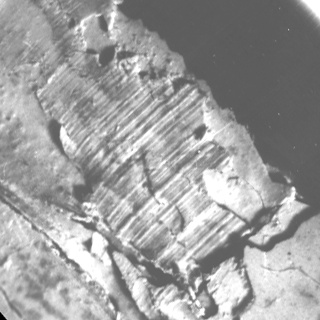
//> input picture CppImageProcessing/images/gst_input.jpg, 320 x 320 px
$ ./anisotropic   (built with g++ and OpenCV 4)
//> lines starting //> are read from the running program, lines starting //| are printed output that depends on the picture; after the words box and inside, x2 and y2 are one past the last pixel; in counts of white or black regions, pixels touching at a corner belong together
/**
 * @brief Goal
 * 1. what the gradient structure tensor is;
 * 2. how to estimate orientation and coherency of an anisotropic image
 *    by a gradient structure tensor
 * 3. how to segment an anisotropic image with a single local orientation
 *    by a gradient structure tensor
 *
 * @author Wei Li (weili_yzzcq@163.com)
 * @date 2023-05-06
 * @version Samples of OpenCV 4.7
 *
 */

#include <opencv2/imgproc.hpp>
#include <opencv2/highgui.hpp>
#include <opencv2/core/utils/logger.hpp>

#include <iostream>
#include <string>

void calcGST(const cv::Mat &inputImg, cv::Mat &imgCoherencyOut,
             cv::Mat &imgOrientationOut, int w);

int main(int argc, char const *argv[])
{
    cv::utils::logging::setLogLevel(
        cv::utils::logging::LogLevel::LOG_LEVEL_ERROR);
    /* -------------------------------------------------- */
    const int W = 52;    // window size is WxW
    double C_Thr = 0.43; // threshold for coherency
    int LowThr = 35;     // threshold1 for orientation, it ranges from 0 to 180
    int HighThr = 57;    // threshold2 for orientation, it ranges from 0 to 180

    cv::Mat imgIn = cv::imread(cv::samples::findFile("gst_input.jpg"),
                               cv::IMREAD_GRAYSCALE);
//> imgIn is the input picture: 320 rows x 320 cols, CV_8UC1; min 0, max 255, mean 158.5
    if (imgIn.empty()) // check whether the image is loaded or not
    {
        std::cout << "ERROR : Image cannot be loaded..!!" << std::endl;
        return -1;
    }

    //! [main_extra]
    //! [main]
    cv::Mat imgCoherency, imgOrientation;
    calcGST(imgIn, imgCoherency, imgOrientation, W);
//> in calcGST, `cv::boxFilter(imgDiffXY, J12, CV_32F, cv::Size(w, w));`:
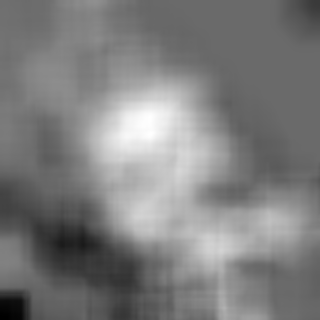
//> J12: 320 rows x 320 cols, CV_32FC1; min -7128.4, max 9979.1, mean 1325; drawn with min black and max white
//> in calcGST, `lambda1 = tmp1 + tmp4;`:
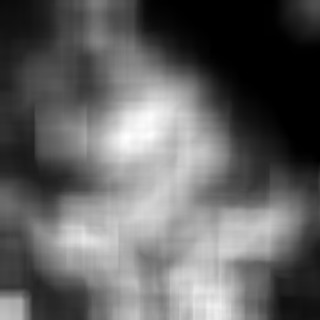
//> lambda1: 320 rows x 320 cols, CV_32FC1; min 13.69, max 44820.2, mean 17250.5; drawn with min black and max white
//> in calcGST, `lambda2 = tmp1 - tmp4;`:
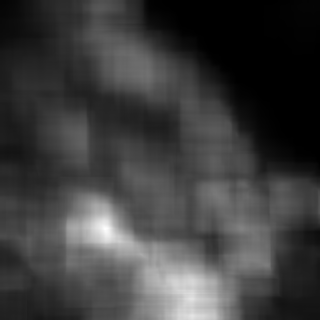
//> lambda2: 320 rows x 320 cols, CV_32FC1; min 12.5, max 31529.3, mean 7672.3; drawn with min black and max white
//> in calcGST, `cv::divide(lambda1 - lambda2, lambda1 + lambda2, imgCoherencyOut);`:
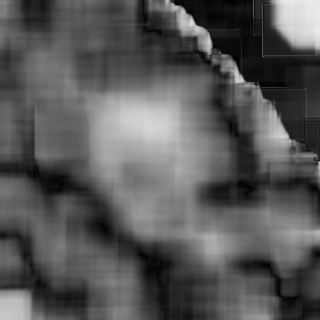
//> imgCoherencyOut: 320 rows x 320 cols, CV_32FC1; min 0.00132, max 0.923, mean 0.346
//> in calcGST, `imgOrientationOut = 0.5 * imgOrientationOut;`:
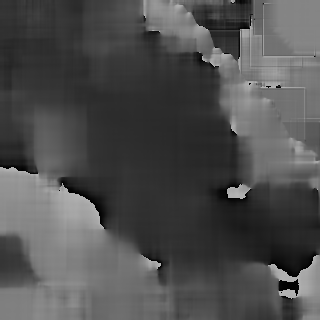
//> imgOrientationOut: 320 rows x 320 cols, CV_32FC1; min 0.00112, max 180, mean 79.3

    //! [thresholding]
    cv::Mat imgCoherencyBin;
    imgCoherencyBin = imgCoherency > C_Thr;
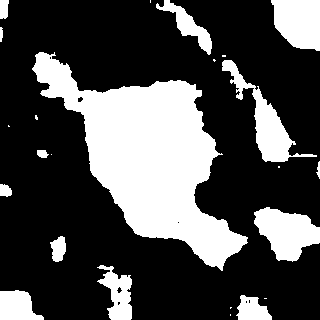
//> imgCoherencyBin: 320 rows x 320 cols, CV_8UC1; 29.5% white; 24 white regions (10 under 20 px), largest, box (x1, y1, x2, y2) and area: (32, 52, 248, 271) 19376, (254, 207, 320, 262) 2282, (222, 60, 317, 162) 2227
    cv::Mat imgOrientationBin;
    cv::inRange(imgOrientation, cv::Scalar(LowThr),
                cv::Scalar(HighThr), imgOrientationBin);
//> imgOrientationBin: 320 rows x 320 cols, CV_8UC1; 39.7% white; 26 white regions (17 under 20 px), largest, box (x1, y1, x2, y2) and area: (0, 0, 268, 281) 34731, (248, 187, 320, 255) 3033, (0, 101, 38, 173) 1080
    //! [thresholding]

    //! [combining]
    cv::Mat imgBin;
    imgBin = imgCoherencyBin & imgOrientationBin;
//> imgBin: 320 rows x 320 cols, CV_8UC1; 20.3% white; 6 white regions (1 under 20 px), largest, box (x1, y1, x2, y2) and area: (32, 52, 244, 271) 19047, (254, 207, 320, 247) 1470, (0, 0, 9, 19) 152, (258, 314, 272, 320) 63, (0, 27, 3, 42) 39
    //! [combining]
    //! [main]

    cv::normalize(imgCoherency, imgCoherency, 0, 255, cv::NORM_MINMAX, CV_8U);
    cv::normalize(imgOrientation, imgOrientation, 0, 255, cv::NORM_MINMAX, CV_8U);

    cv::imshow("Original", imgIn);
    cv::imshow("Result", 0.5 * (imgIn + imgBin));
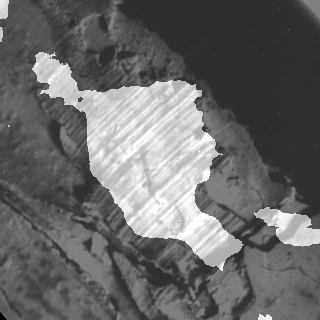
//> window 'Result': 320 rows x 320 cols, CV_8UC1; min 0, max 255, mean 105.1
    cv::imshow("Coherency", imgCoherency);
    cv::imshow("Orientation", imgOrientation);

    cv::imwrite("result.jpg", 0.5 * (imgIn + imgBin));
    cv::imwrite("Coherency.jpg", imgCoherency);
    cv::imwrite("Orientation.jpg", imgOrientation);

    cv::waitKey(0);
    cv::destroyAllWindows();
    //! [main_extra]

    return 0;
}

void calcGST(const cv::Mat &inputImg, cv::Mat &imgCoherencyOut,
             cv::Mat &imgOrientationOut, int w)
{
    cv::Mat img;
    inputImg.convertTo(img, CV_32F);

    // GST components calculation (start)
    // J =  (J11 J12; J12 J22) - GST
    cv::Mat imgDiffX, imgDiffY, imgDiffXY;
    cv::Sobel(img, imgDiffX, CV_32F, 1, 0, 3);
    cv::Sobel(img, imgDiffY, CV_32F, 0, 1, 3);
    cv::multiply(imgDiffX, imgDiffY, imgDiffXY);
    //! [calcJ_header]

    cv::Mat imgDiffXX, imgDiffYY;
    cv::multiply(imgDiffX, imgDiffX, imgDiffXX);
    cv::multiply(imgDiffY, imgDiffY, imgDiffYY);

    cv::Mat J11, J22, J12; // J11, J22 and J12 are GST components
    cv::boxFilter(imgDiffXX, J11, CV_32F, cv::Size(w, w));
    cv::boxFilter(imgDiffYY, J22, CV_32F, cv::Size(w, w));
    cv::boxFilter(imgDiffXY, J12, CV_32F, cv::Size(w, w));
    // GST components calculation (stop)

    // eigenvalue calculation (start)
    // lambda1 = 0.5*(J11 + J22 + sqrt((J11-J22)^2 + 4*J12^2))
    // lambda2 = 0.5*(J11 + J22 - sqrt((J11-J22)^2 + 4*J12^2))
    cv::Mat tmp1, tmp2, tmp3, tmp4;
    tmp1 = J11 + J22;
    tmp2 = J11 - J22;
    cv::multiply(tmp2, tmp2, tmp2);
    cv::multiply(J12, J12, tmp3);
    cv::sqrt(tmp2 + 4.0 * tmp3, tmp4);

    cv::Mat lambda1, lambda2;
    lambda1 = tmp1 + tmp4;
    lambda1 = 0.5 * lambda1; // biggest eigenvalue
    lambda2 = tmp1 - tmp4;
    lambda2 = 0.5 * lambda2; // smallest eigenvalue
    // eigenvalue calculation (stop)

    // Coherency calculation (start)
    // Coherency = (lambda1 - lambda2)/(lambda1 + lambda2)) - measure of anisotropism
    // Coherency is anisotropy degree (consistency of local orientation)
    cv::divide(lambda1 - lambda2, lambda1 + lambda2, imgCoherencyOut);
    // Coherency calculation (stop)

    // orientation angle calculation (start)
    // tan(2*Alpha) = 2*J12/(J22 - J11)
    // Alpha = 0.5 atan2(2*J12/(J22 - J11))
    cv::phase(J22 - J11, 2.0 * J12, imgOrientationOut, true);
    imgOrientationOut = 0.5 * imgOrientationOut;
    // orientation angle calculation (stop)
}

$ run again, with CppImageProcessing/images/Back_Projection_Theory0.jpg copied over CppImageProcessing/images/gst_input.jpg
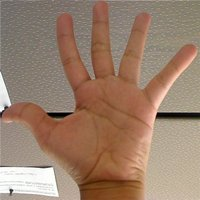
//> input picture CppImageProcessing/images/Back_Projection_Theory0.jpg, 200 x 200 px
//> `imgCoherencyBin = imgCoherency > C_Thr;`:
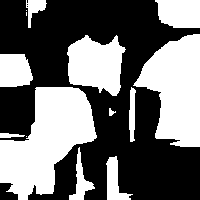
//> imgCoherencyBin: 200 rows x 200 cols, CV_8UC1; 43.6% white; 14 white regions (3 under 20 px), largest, box (x1, y1, x2, y2) and area: (0, 87, 97, 200) 6269, (133, 34, 200, 147) 4902, (67, 35, 126, 96) 2517
//> imgOrientationBin: 200 rows x 200 cols, CV_8UC1; 8.7% white; 15 white regions (9 under 20 px), largest, box (x1, y1, x2, y2) and area: (118, 20, 200, 87) 2783, (0, 116, 26, 136) 298, (136, 87, 148, 139) 293, (106, 15, 118, 20) 30, (95, 146, 110, 154) 26, (67, 14, 80, 20) 20
//> imgBin: 200 rows x 200 cols, CV_8UC1; 5.8% white; 2 white regions, box (x1, y1, x2, y2) and area: (146, 35, 200, 87) 2293, (0, 133, 22, 136) 32
//> `cv::imshow("Result", 0.5 * (imgIn + imgBin));`:
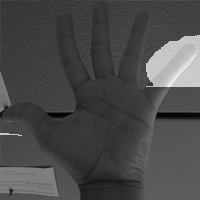
//> window 'Result': 200 rows x 200 cols, CV_8UC1; min 0, max 242, mean 73.9
